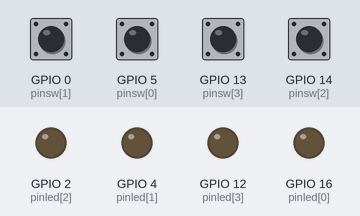
The sketch below on a simulated ESP8266 (NodeMCU). On the bench: output pins drawn as LEDs (lit = HIGH). Dashed ring = blinking. The inputs (shaded band) are chosen by the test bench; at power-on: GPIO 0 (pinsw[1]), GPIO 5 (pinsw[0]), GPIO 13 (pinsw[3]), GPIO 14 (pinsw[2]) HIGH. WiFi joins after 1.5 s; servers stay silent unless stated; what the sketch prints to the serial monitor is not drawn.

Above: at 2.7 s.
2.8 s: GPIO 0 (pinsw[1]) pulled LOW for 0.15 s
At 3.12 s:
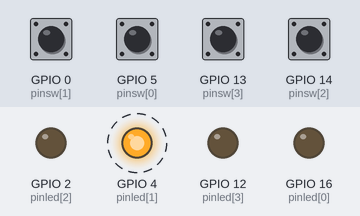
5.9 s: GPIO 5 (pinsw[0]) pulled LOW for 0.15 s
At 6.62 s:
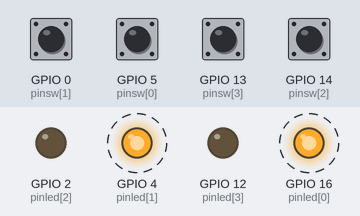
9.0 s: GPIO 13 (pinsw[3]) pulled LOW for 0.15 s
At 9.62 s:
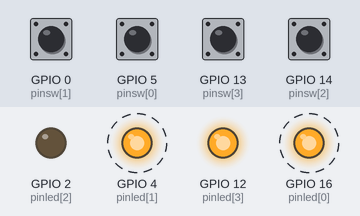
12.0 s: GPIO 14 (pinsw[2]) pulled LOW for 0.15 s
At 12.62 s:
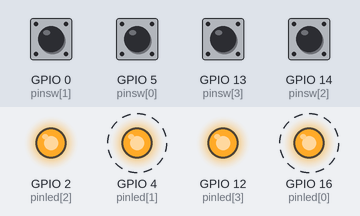
15.0 s: GPIO 0 (pinsw[1]) pulled LOW for 1 s
At 16.12 s:
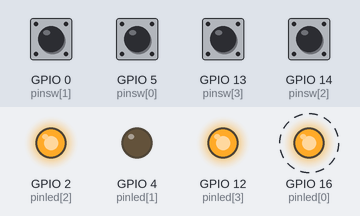
19.0 s: GPIO 13 (pinsw[3]) pulled LOW for 1 s
At 20.12 s:
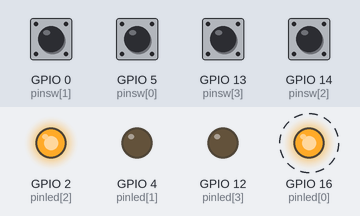
Timing chart, 0 to 23.2 s (numbered marks = the images above; inputs shaded):
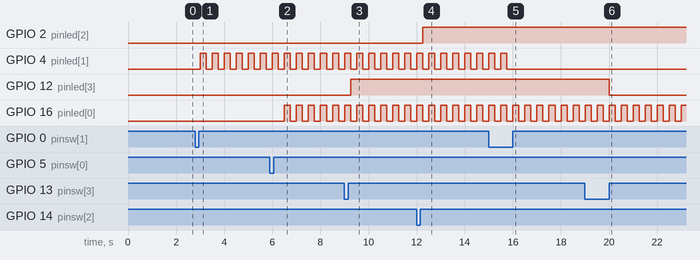

The sketch:

golsleybox.ino
```cpp
const byte pinsw[] = {5,0,14,13};
const byte pinled[] = {16,4,2,12};

const byte SW[] = {1,1,0,0};// 1 per buto 0 for interruptors
byte State_sw[] = {0,0,0,0};

#include <Button.h>        //https://github.com/JChristensen/Button
                           //from Arduino pin 2 to ground.
#define PULLUP true        //To keep things simple, we use the Arduino's internal pullup resistor.
#define INVERT true        //Since the pullup resistor will keep the pin high unless the
                           //switch is closed, this is negative logic, i.e. a high state
                           //means the button is NOT pressed. (Assuming a normally open switch.)
#define DEBOUNCE_MS 20     //A debounce time of 20 milliseconds usually works well for tactile button switches.
#define LED_PIN 13         //The standard Arduino "Pin 13" LED

Button myBtn1(pinsw[0], PULLUP, INVERT, DEBOUNCE_MS);    //Declare the button
Button myBtn2(pinsw[1], PULLUP, INVERT, DEBOUNCE_MS);    //Declare the button
Button myBtn3(pinsw[2], PULLUP, INVERT, DEBOUNCE_MS);    //Declare the button
Button myBtn4(pinsw[3], PULLUP, INVERT, DEBOUNCE_MS);    //Declare the button

#include <Ticker.h>  //Ticker Library

Ticker blinker;

#include <ESP8266WebServer.h>
#include <ArduinoJson.h>

#define HTTP_REST_PORT 80
#define WIFI_RETRY_DELAY 500
#define MAX_WIFI_INIT_RETRY 50
ESP8266WebServer http_rest_server(HTTP_REST_PORT);
const char* wifi_ssid = "Jordi Soley";
const char* wifi_passwd = "eselmillorfilldelmon";

int init_wifi() {
    int retries = 0;

    Serial.println("Connecting to WiFi AP..........");
  IPAddress ip(192,168,1,200);
  IPAddress gateway(192,168,1,254);
  IPAddress subnet(255,255,255,0);
  WiFi.config(ip, gateway, subnet);
    WiFi.mode(WIFI_STA);
    WiFi.begin(wifi_ssid, wifi_passwd);
    // check the status of WiFi connection to be WL_CONNECTED
    while ((WiFi.status() != WL_CONNECTED) && (retries < MAX_WIFI_INIT_RETRY)) {
        retries++;
        delay(WIFI_RETRY_DELAY);
        Serial.print("#");
    }
    return WiFi.status(); // return the WiFi connection status
}

void config_rest_server_routing() {
    http_rest_server.on("/", HTTP_GET, []() {
        http_rest_server.send(200, "text/html",
            "Welcome to the ESP8266 REST Web Server");
    });
    http_rest_server.on("/sw", HTTP_GET, get_sw);
    http_rest_server.on("/sw", HTTP_PUT, put_sw);
}


void put_sw()
{
    StaticJsonBuffer<500> jsonBuffer;
    String post_body = http_rest_server.arg("plain");
    Serial.println(post_body);

    JsonObject& jsonBody = jsonBuffer.parseObject(http_rest_server.arg("plain"));

    Serial.print("HTTP Method: ");
    Serial.println(http_rest_server.method());
    if (!jsonBody.success()) {
        Serial.println("error in parsin json body");
        http_rest_server.send(400);
    }
    else {
      if (http_rest_server.method() == HTTP_PUT) {
        http_rest_server.sendHeader("Location","ok");
        const size_t capacity = JSON_OBJECT_SIZE(1);
        DynamicJsonBuffer jsonBuffer(capacity);
        JsonObject& root = jsonBuffer.createObject();
        byte temp = jsonBody["id"];
        if(SW[temp] == 1)
        {
          if(State_sw[temp] == 1)
          {
            State_sw[temp] = 0;
            root["state"] = "Ok";
          }
          else
          {
            root["state"] = "NotOk";
          }
        }
        else
        {
          root["state"] = "SW not correcet";
        }
        char JSONmessageBuffer[400];
        root.prettyPrintTo(JSONmessageBuffer, sizeof(JSONmessageBuffer));
        http_rest_server.send(200,"application/json",JSONmessageBuffer);
            }
            else
              http_rest_server.send(404);

    }
}

void get_sw()
{
  const size_t capacity = JSON_ARRAY_SIZE(sizeof(SW)) + 3*JSON_OBJECT_SIZE(3);
  DynamicJsonBuffer jsonBuffer(capacity);
  char JSONmessageBuffer[400];
  JsonArray& root = jsonBuffer.createArray();
  for(int x = 0; x<sizeof(SW);x++)
  {
    JsonObject& root_0  = root.createNestedObject();
    root_0 ["id"] = x;
    root_0 ["SW_mode"] = SW[x];
    root_0 ["SW_state"] = State_sw[x];
  }
  root.prettyPrintTo(JSONmessageBuffer, sizeof(JSONmessageBuffer));
  http_rest_server.send(200, "application/json", JSONmessageBuffer);
}
void setup() {
  Serial.begin(115200);
  if (init_wifi() == WL_CONNECTED) {
      Serial.print("Connetted to ");
      Serial.print(wifi_ssid);
      Serial.print("--- IP: ");
      Serial.println(WiFi.localIP());
  }
  else {
      Serial.print("Error connecting to: ");
      Serial.println(wifi_ssid);
  }

  config_rest_server_routing();

  http_rest_server.begin();
  Serial.println("HTTP REST Server Started");

  blinker.attach(0.25, ledblink);
  for(int x= 0;x<4;x++)
  {
    pinMode(pinled[x],OUTPUT);
  }
}


void loop() {
  http_rest_server.handleClient();
  myBtn1.read();
  myBtn2.read();
  myBtn3.read();
  myBtn4.read();
  if(myBtn1.wasReleased())
  {
      if(State_sw[0] == 0)
      {
        State_sw[0]=1;
      }
      else
      {
        State_sw[0]=0;
      }
  }
  if(myBtn2.wasReleased())
  {
      if(State_sw[1] == 0)
      {
        State_sw[1]=1;
      }
      else
      {
        State_sw[1]=0;
      }
  }
  if(myBtn3.wasReleased())
  {
      if(State_sw[2] == 0)
      {
        State_sw[2]=1;
      }
      else
      {
        State_sw[2]=0;
      }
  }
  if(myBtn4.wasReleased())
  {
      if(State_sw[3] == 0)
      {
        State_sw[3]=1;
      }
      else
      {
        State_sw[3]=0;
      }
  }

}

void ledblink()
{
  static byte counter = 0;
  for(int x = 0 ;x<4;x++)
  {
    if(SW[x] == 0)
    {
      digitalWrite(pinled[x],State_sw[x]);
    }
    else
    {
      if(State_sw[x]==1)
      {
        if(counter == 0)
        {
          digitalWrite(pinled[x],LOW);
        }
        else
        {
          digitalWrite(pinled[x],HIGH);
        }
      }
      else
      {
        digitalWrite(pinled[x],LOW);
      }
    }
  }
  counter++;
  if(counter==2)
  {
    counter=0;
  }
}
```

Measured:
- after the input at 2.8 s, GPIO 4 (pinled[1]): alternates HIGH for 0.25 s and LOW for 0.25 s, starting after 0.20 s
- after the input at 5.9 s, GPIO 16 (pinled[0]): alternates HIGH for 0.25 s and LOW for 0.25 s, starting after 0.60 s
- after the input at 9.0 s, GPIO 12 (pinled[3]): LOW → HIGH after 0.25 s
- after the input at 12.0 s, GPIO 2 (pinled[2]): LOW → HIGH after 0.25 s
- after the input at 15.0 s, GPIO 4 (pinled[1]): goes on until 15.8 s, then stays LOW
- after the input at 19.0 s, GPIO 12 (pinled[3]): HIGH → LOW after 1.0 s
